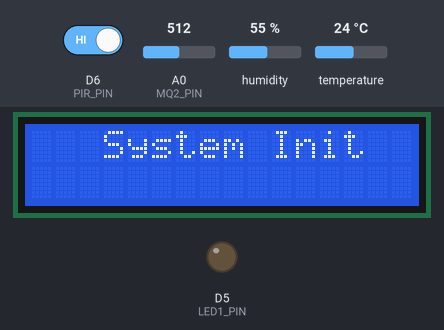
This sketch was run on a simulated ESP8266 (NodeMCU). Shown: 16×2 character LCD, output pins drawn as LEDs (lit = HIGH). The test bench sets the inputs (shaded band); at power-on: A0 (MQ2_PIN) = 512, D6 (PIR_PIN) HIGH, humidity 55 %, temperature 24 °C. WiFi joins after 1.5 s; servers stay silent unless stated; what the sketch prints to the serial monitor is not drawn.

Above: at 0.1 s.
3.3 s: A0 (MQ2_PIN) set to 318
At 8.3 s:
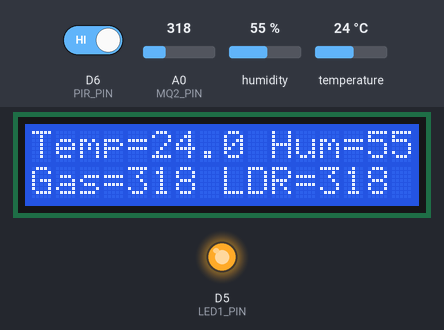
8.6 s: A0 (MQ2_PIN) set to 289
At 28.4 s:
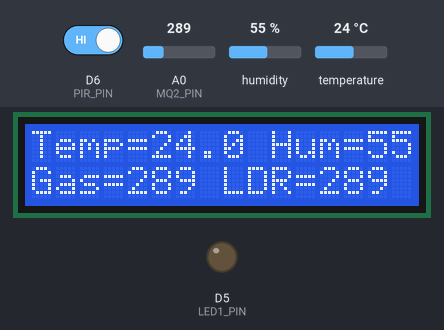
Timing chart, 0 to 28.9 s (numbered marks = the images above; inputs shaded):
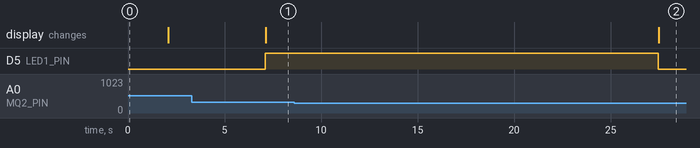

Measured:
- the behaviour switches between 301 and 300 on A0 (MQ2_PIN) (found by bisection; images 1 and 2)
- after the input at 3.3 s, the display: changes after 3.8 s (image 1)
- after the input at 8.6 s, D5 (LED1_PIN): HIGH → LOW after 18.9 s; the display: changes after 18.9 s (image 2)

The sketch:

sketch_jul30a.ino
```cpp
#include <ESP8266WiFi.h>
#include "ThingSpeak.h"
#include <Wire.h>
#include <LiquidCrystal_I2C.h>
#include <DHT.h>

// LCD setup
LiquidCrystal_I2C lcd(0x27, 16, 2);  // 16x2 LCD at I2C address 0x27

// DHT11 setup
#define DHTPIN D4
#define DHTTYPE DHT11
DHT dht(DHTPIN, DHTTYPE);

// Pins
#define MQ2_PIN A0
#define LDR_PIN D7
#define LED1_PIN D5     // LED control for LDR
#define PIR_PIN D6      // PIR motion sensor

// Thresholds
const int MQ2_THRESHOLD = 300;
const float TEMP_THRESHOLD = 30.0;
const int LDR_THRESHOLD = 500;

// WiFi credentials
char ssid[] = "mnrkumar_5G";  // Your WiFi SSID
char pass[] = "mnrkumar123";            // Your WiFi Password
WiFiClient client;

// ThingSpeak details
unsigned long myChannelNumber = 3017296;
const char *myWriteAPIKey = "BLM2MOUVY2MVUMMB";

void setup() {
  Serial.begin(115200);
  dht.begin();
  lcd.init();
  lcd.backlight();

  pinMode(LED1_PIN, OUTPUT);
  pinMode(PIR_PIN, INPUT);

  // LCD init message
  lcd.setCursor(0, 0);
  lcd.print("   System Init   ");
  delay(2000);
  lcd.clear();

  WiFi.mode(WIFI_STA);
  ThingSpeak.begin(client);
}

void loop() {
  // WiFi connection check
  if (WiFi.status() != WL_CONNECTED) {
    Serial.print("Connecting to ");
    Serial.println(ssid);
    while (WiFi.status() != WL_CONNECTED) {
      WiFi.begin(ssid, pass);
      delay(5000);
      Serial.print(".");
    }
    Serial.println("\nWiFi Connected!");
  }

  // Sensor readings
  int mq2Value = analogRead(MQ2_PIN);
  int ldrValue = analogRead(LDR_PIN);
  float temperature = dht.readTemperature();
  float humidity = dht.readHumidity();
  int pirStatus = digitalRead(PIR_PIN);  // 1 = Motion detected, 0 = no motion

  // LED control based on LDR
  if(mq2Value>MQ2_THRESHOLD)
  {
    digitalWrite(LED1_PIN,HIGH);
  }
  else
  {
    digitalWrite(LED1_PIN,LOW);
  }

  // LCD Display
  lcd.setCursor(0, 0);
  lcd.print("Temp=");
  lcd.print(temperature, 1);
  lcd.print(" Hum=");
  lcd.print(humidity, 1);

  lcd.setCursor(0, 1);
  lcd.print("Gas=");
  lcd.print(mq2Value);
  lcd.print(" LDR=");
  lcd.print(ldrValue);

  // Debug output
  Serial.print("Temp: ");
  Serial.print(temperature);
  Serial.print(" C, Hum: ");
  Serial.print(humidity);
  Serial.print(" %, MQ2: ");
  Serial.print(mq2Value);
  Serial.print(", LDR: ");
  Serial.print(ldrValue);
  Serial.print(", PIR: ");
  Serial.println(pirStatus);

  // Upload to ThingSpeak
  ThingSpeak.setField(1, temperature);
  ThingSpeak.setField(2, humidity);
  ThingSpeak.setField(3, mq2Value);
  ThingSpeak.setField(4, ldrValue);
  ThingSpeak.setField(5, pirStatus);

  int x = ThingSpeak.writeFields(myChannelNumber, myWriteAPIKey);
  if (x == 200) {
    Serial.println("Data sent to ThingSpeak.");
  } else {
    Serial.println("Error sending data. HTTP code: " + String(x));
  }

  delay(20000);  // 20 sec delay for ThingSpeak rate limit
}
```
